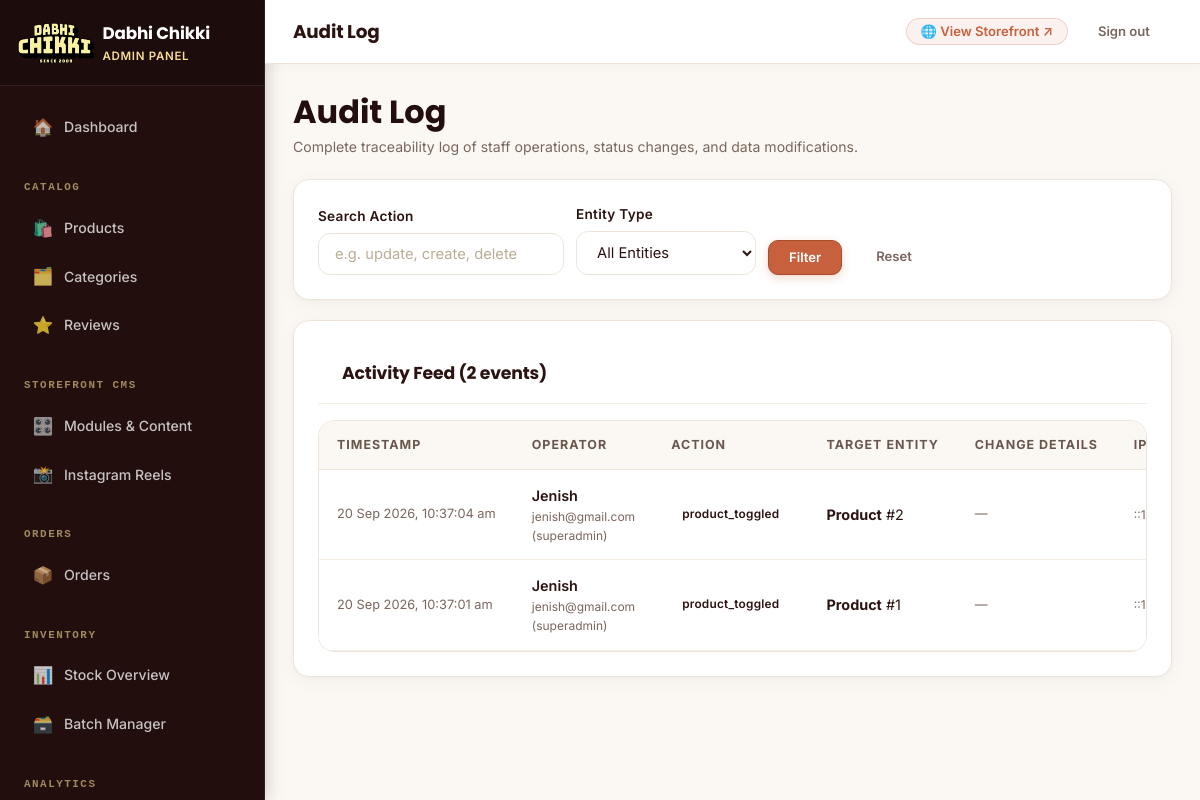
The page /admin/audit-log.php (signed in) on the database its author committed.
### tables this page shows
CREATE TABLE `audit_logs` (
  `id` bigint unsigned NOT NULL AUTO_INCREMENT,
  `user_id` int unsigned DEFAULT NULL,
  `action` varchar(100) NOT NULL,
  `entity_type` varchar(60) NOT NULL,
  `entity_id` int unsigned DEFAULT NULL,
  `old_value` json DEFAULT NULL,
  `new_value` json DEFAULT NULL,
  `ip_address` varchar(45) DEFAULT NULL,
  `created_at` datetime NOT NULL DEFAULT CURRENT_TIMESTAMP,
  PRIMARY KEY (`id`),
  KEY `idx_audit_entity` (`entity_type`,`entity_id`),
  KEY `idx_audit_user` (`user_id`),
  CONSTRAINT `fk_audit_user` FOREIGN KEY (`user_id`) REFERENCES `users` (`id`) ON DELETE SET NULL
);

CREATE TABLE `users` (
  `id` int unsigned NOT NULL AUTO_INCREMENT,
  `uuid` char(36) NOT NULL,
  `role` enum('superadmin','admin','employee','buyer') NOT NULL,
  `full_name` varchar(150) NOT NULL,
  `email` varchar(190) NOT NULL,
  `phone` varchar(15) NOT NULL,
  `password_hash` varchar(255) NOT NULL,
  `is_active` tinyint(1) NOT NULL DEFAULT '1',
  `email_verified_at` datetime DEFAULT NULL,
  `phone_verified_at` datetime DEFAULT NULL,
  `must_reset_password` tinyint(1) NOT NULL DEFAULT '0',
  `created_by` int unsigned DEFAULT NULL,
  `last_login_at` datetime DEFAULT NULL,
  `created_at` datetime NOT NULL DEFAULT CURRENT_TIMESTAMP,
  `updated_at` datetime NOT NULL DEFAULT CURRENT_TIMESTAMP ON UPDATE CURRENT_TIMESTAMP,
  PRIMARY KEY (`id`),
  UNIQUE KEY `uuid` (`uuid`),
  UNIQUE KEY `uq_users_email` (`email`),
  UNIQUE KEY `uq_users_phone` (`phone`),
  KEY `idx_users_role` (`role`),
  KEY `fk_users_created_by` (`created_by`),
  CONSTRAINT `fk_users_created_by` FOREIGN KEY (`created_by`) REFERENCES `users` (`id`) ON DELETE SET NULL
);

### includes/helpers/functions.php (called while the page is built, shortened)
<?php
function baseUrl(string $path = ''): string
{
    static $base = null;
    if ($base === null) {
        $script = str_replace('\\', '/', $_SERVER['SCRIPT_NAME'] ?? '');
        if (preg_match('#^(.*?/public_html)#i', $script, $m)) {
            $base = rtrim($m[1], '/');
        } elseif (defined('APP_URL') && ($urlPath = parse_url(APP_URL, PHP_URL_PATH))) {
            $base = rtrim($urlPath, '/');
        } else {
            $base = '';
        }
    }
    $path = '/' . ltrim($path, '/');
    return ($path === '/' && $base !== '') ? $base . '/' : $base . $path;
}
function url(string $path = ''): string
{
    return baseUrl($path);
}
function e(?string $value): string
{
    return htmlspecialchars($value ?? '', ENT_QUOTES, 'UTF-8');
}
function get(string $key, string $default = ''): string
{
    return trim($_GET[$key] ?? $default);
}

### includes/db/Database.php (called while the page is built, shortened)
<?php
class Database
{
    private static ?PDO $instance = null;
    public static function getInstance(): PDO
    {
        if (self::$instance === null) {
            $dsn = sprintf(
                'mysql:host=%s;dbname=%s;charset=%s',
                DB_HOST,
                DB_NAME,
                DB_CHARSET
            );
            self::$instance = new PDO($dsn, DB_USER, DB_PASS, [
                PDO::ATTR_ERRMODE            => PDO::ERRMODE_EXCEPTION,
                PDO::ATTR_DEFAULT_FETCH_MODE => PDO::FETCH_ASSOC,
                PDO::ATTR_EMULATE_PREPARES   => false,
            ]);
        }
        return self::$instance;
    }
    public static function query(string $sql, array $params = []): PDOStatement
    {
        $stmt = self::getInstance()->prepare($sql);
        $stmt->execute($params);
        return $stmt;
    }
    public static function fetchOne(string $sql, array $params = []): ?array
    {
        $row = self::query($sql, $params)->fetch();
        return $row !== false ? $row : null;
    }
    public static function fetchAll(string $sql, array $params = []): array
    {
        return self::query($sql, $params)->fetchAll();
    }
}

### public_html/admin/audit-log.php (the view, shortened to what this page needs)
<?php
$pageHeading = 'Audit Log';
$filterAction = get('action_name', '');
$page         = max(1, (int)get('page', '1'));
$limit        = 30;
$offset       = ($page - 1) * $limit;
$where  = ['1=1'];
$params = [];
$whereSql = implode(' AND ', $where);
$totalCount = (int)(Database::fetchOne("SELECT COUNT(*) AS c FROM audit_logs al WHERE {$whereSql}", $params)['c'] ?? 0);
$logs = Database::fetchAll(
    "SELECT al.*, u.full_name AS operator_name, u.email AS operator_email, u.role AS operator_role
     FROM audit_logs al
     LEFT JOIN users u ON u.id = al.user_id
     WHERE {$whereSql}
     ORDER BY al.id DESC
     LIMIT {$limit} OFFSET {$offset}",
    $params
);
require_once __DIR__ . '/partials/page-start.php';
?>
<div class="admin-content">
  <div style="margin-bottom:20px;">
    <h2 style="margin:0;"><?= e($pageHeading) ?></h2>
    <p style="margin:4px 0 0;color:var(--dc-muted);font-size:0.88rem;">Complete traceability log of staff operations, status changes, and data modifications.</p>
  </div>
  <div class="card" style="margin-bottom:20px;">
    <form method="GET" style="display:flex;gap:12px;flex-wrap:wrap;align-items:flex-end;">
      <div class="form-group" style="margin:0;min-width:180px;">
        <label class="form-label">Search Action</label>
        <input type="text" name="action_name" class="form-control form-control-sm" placeholder="e.g. update, create, delete" value="<?= e($filterAction) ?>">
      </div>
      <div class="form-group" style="margin:0;min-width:180px;">
        <label class="form-label">Entity Type</label>
        <select name="entity_type" class="form-control form-control-sm">
          <option value="">All Entities</option>
        </select>
      </div>
      <button type="submit" class="btn btn-primary btn-sm">Filter</button>
      <a href="<?= url('admin/audit-log.php') ?>" class="btn btn-ghost btn-sm">Reset</a>
    </form>
  </div>
  <div class="card">
    <div class="card-header">
      <h3 class="card-title">Activity Feed (<?= number_format($totalCount) ?> events)</h3>
    </div>
    <?php if (empty($logs)): ?>
      <p class="text-muted text-center" style="padding:28px;">No audit log records matching the filter.</p>
    <?php else: ?>
      <div class="table-wrap">
        <table class="dc-table">
          <thead>
            <tr>
              <th>Timestamp</th>
              <th>Operator</th>
              <th>Action</th>
              <th>Target Entity</th>
              <th>Change Details</th>
              <th>IP Address</th>
            </tr>
          </thead>
          <tbody>
            <?php foreach ($logs as $log): ?>
            <tr>
              <td style="font-size:0.8rem;white-space:nowrap;color:var(--dc-muted);">
                <?= date('d M Y, g:i:s a', strtotime($log['created_at'])) ?>
              </td>
              <td>
                <div style="font-weight:600;"><?= e($log['operator_name'] ?: 'System') ?></div>
                <div style="font-size:0.75rem;color:var(--dc-muted);">
                  <?= e($log['operator_email'] ?: '') ?> <?= $log['operator_role'] ? '('.e($log['operator_role']).')' : '' ?>
                </div>
              </td>
              <td>
                <span class="badge badge-secondary"><?= e($log['action']) ?></span>
              </td>
              <td>
                <strong><?= ucfirst(e($log['entity_type'])) ?></strong>
                <?= $log['entity_id'] ? '#' . (int)$log['entity_id'] : '' ?>
              </td>
              <td style="max-width:320px;font-size:0.8rem;">
                <?php if ($log['old_value'] || $log['new_value']): ?>
                  <details style="cursor:pointer;">
                    <summary style="color:var(--dc-terracotta);font-weight:500;">View changes</summary>
                    <pre style="background:var(--dc-bg-soft);padding:8px;border-radius:4px;overflow-x:auto;font-size:0.75rem;margin-top:4px;"><?php
                      if ($log['old_value']) echo "Old:\n" . json_encode(json_decode($log['old_value']), JSON_PRETTY_PRINT) . "\n\n";
                      if ($log['new_value']) echo "New:\n" . json_encode(json_decode($log['new_value']), JSON_PRETTY_PRINT);
                    ?></pre>
                  </details>
                <?php else: ?>
                  <span class="text-muted">—</span>
                <?php endif; ?>
              </td>
              <td style="font-size:0.75rem;color:var(--dc-muted);"><?= e($log['ip_address'] ?: '—') ?></td>
            </tr>
            <?php endforeach; ?>
          </tbody>
        </table>
      </div>
    <?php endif; ?>
  </div>
</div>
<?php require_once __DIR__ . '/partials/page-end.php'; ?>

### rows shown on the page
audit_logs: created_at "20 Sep 2026, 10:37:04 am", user.full_name "Jenish", user.email "jenish@gmail.com", user.role "superadmin", action "product_toggled", entity_type "Product", entity "2", ip_address "::1"
audit_logs: created_at "20 Sep 2026, 10:37:01 am", user.full_name "Jenish", user.email "jenish@gmail.com", user.role "superadmin", action "product_toggled", entity_type "Product", entity "1", ip_address "::1"

### other values the page prints
$pageHeading "Audit Log"
$totalCount "2"
